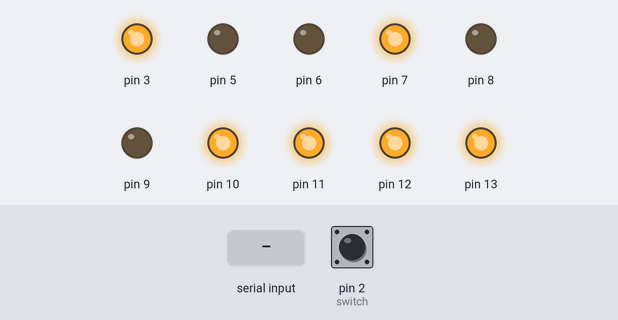
Simulated run of this sketch. Board: Arduino Uno, built with avr-gcc and run on an emulated ATmega328P. On the bench: output pins drawn as LEDs (lit = HIGH). Inputs (shaded band) come from the test bench; at power-on: pin 2 (switch) HIGH. EEPROM starts erased.

Above: at 1.2 s.
1.3 s: pin 2 (switch) pulled LOW for 0.15 s
At 2.5 s:
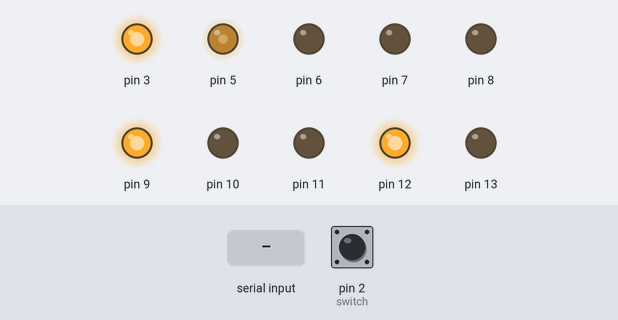
2.9 s: pin 2 (switch) pulled LOW for 1 s
At 5.0 s:
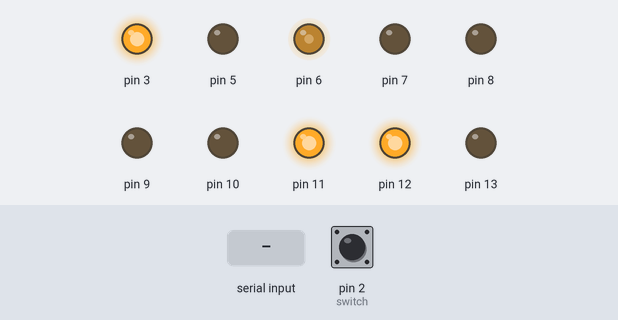
5.4 s: pin 2 (switch) pulled LOW for 0.15 s
At 6.7 s:
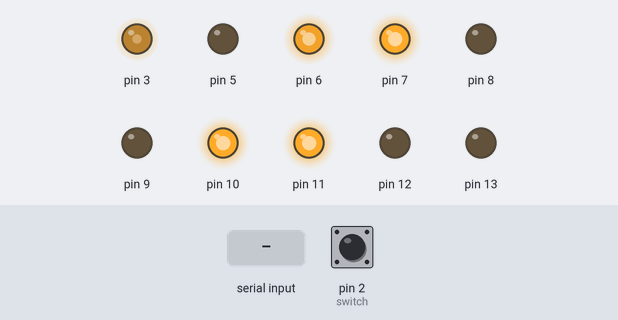
7.0 s: "1\n" received over Serial
At 7.4 s:
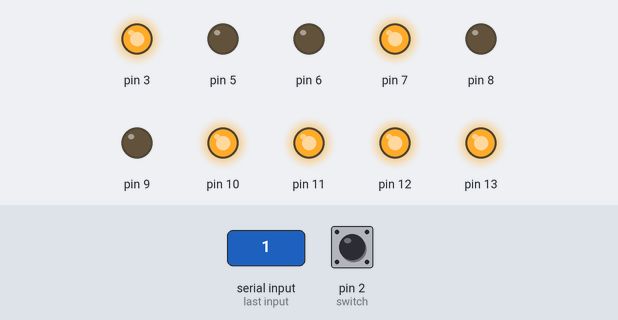
8.5 s: pin 2 (switch) pulled LOW for 3.2 s
At 12.2 s:
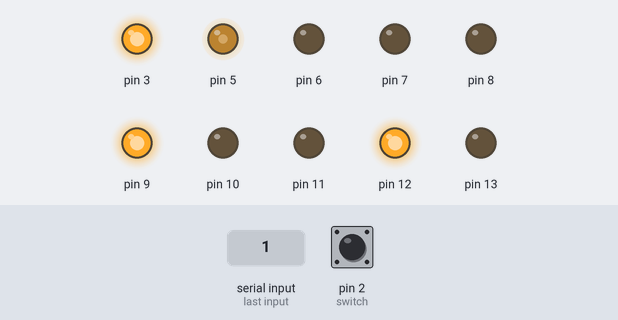
13.2 s: pin 2 (switch) pulled LOW for 0.15 s
At 14.0 s:
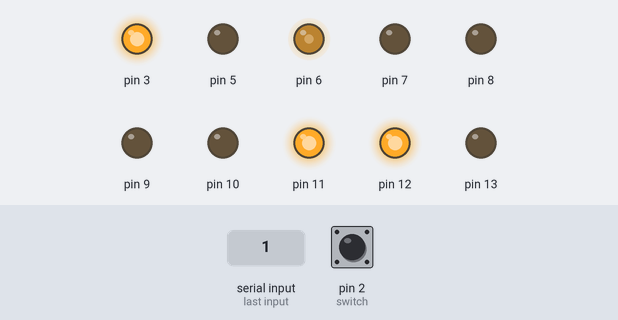
Timing chart, 0 to 15.8 s (numbered marks = the images above; inputs shaded):
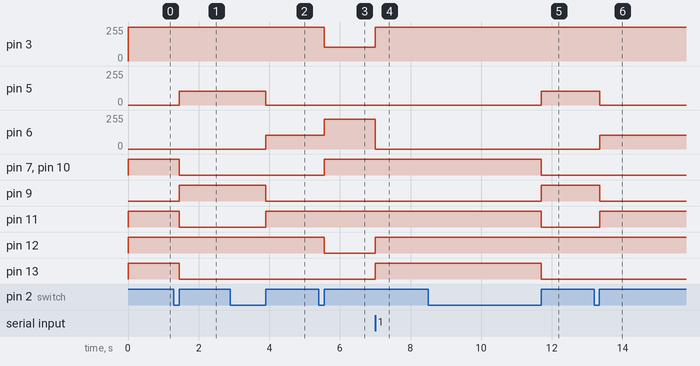

The sketch:

sketch_nov07a.ino
```cpp
#include <EEPROM.h>
int count=0;
int swBuf=0;
int seNum1=0;
int seNum2=0;

byte fndData[5][7] = {
  {1,0,0,1,1,1,1},
  {0,0,1,0,0,1,0},
  {0,0,0,0,1,1,0},
  {1,0,0,1,1,0,0},
  {0,1,0,0,1,0,0},
};
unsigned char color[5][3]=
{/*
      {0,0,255},
      {0,143,255},
      {143,0,255},
      {207,0,47},
      {255,0,0}
  */
   {255,255,0},
      {255,150,0},
      {150,255,0},
      {30,255,150},
      {0,255,255}
  };
void setup() {
   Serial.begin(9600);
   pinMode(6,OUTPUT);//r
  pinMode(5,OUTPUT);//g
  pinMode(3,OUTPUT); //b
    for(int i=7;i<=13;i++)
  {
    pinMode(i,OUTPUT);
  }//fnd
  pinMode(2,INPUT_PULLUP);//switch
  attachInterrupt(0,interrupt,RISING);

  count = EEPROM.read(0);
  if(count >= 5){
      count = 0;
    }
}
void interrupt()
{
  count++;
  if(count >= 5){
      count = 0;
    }
}
void loop() {
  // put your main code here, to run repeatedly:

    seNum1=Serial.read();
    seNum2=Serial.read();
    if(seNum1 < 57 && seNum1> 47)
  {
    if(seNum1>=48&&seNum2==10)
    {
       count=0;
      }
    else if(seNum1==49&&seNum2==48)
    {
       count=0;
      }
    else if(seNum1 == 49 && seNum2 <= 57 && seNum2 > 48)
    {
       count=1;
      }
      else if(seNum1==50 && seNum2 ==48)
    {
       count=1;
      }
      else if(seNum1 == 50 && seNum2 <= 57 && seNum2 > 48)
    {
       count=2;
      }
      else if(seNum1==51 && seNum2 ==48)
    {
       count=2;
      }
     else if(seNum1 == 51 && seNum2 <= 57 && seNum2 > 48)
    {
       count=3;
      }
      else if(seNum1==52 && seNum2 ==48)
    {
       count=3;
      }
      else if(seNum1 == 52 && seNum2 <= 57 && seNum2 > 48 )
    {
       count=4;
      }
      else if(seNum1==53 && seNum2 ==48)
    {
       count=4;
      }
  }
        displayNum(count);
        setRgbColor(color[count][0],color[count][1],color[count][2]);
        EEPROM.write(0,count);
 }
 void displayNum(byte num)
{
  for(int i =7;i<=13;i++)
  {
    digitalWrite(i,fndData[num][i-7]);
  }
}
void setRgbColor(char r,char g,char b)
{
  analogWrite(6,255-r);
  analogWrite(5,255-g);
  analogWrite(3,255-b);
 } //시리얼넘버 0~10
```

Measured:
- after the input at 1.3 s, pin 5: 0/255 → 105/255 after 0.15 s; pin 7, pin 10, pin 11, pin 13: HIGH → LOW after 0.15 s; pin 9: LOW → HIGH after 0.15 s
- after the input at 2.9 s, pin 5: 105/255 → 0/255 after 1.0 s; pin 6: 0/255 → 105/255 after 1.0 s; pin 9: HIGH → LOW after 1.0 s; pin 11: LOW → HIGH after 1.0 s
- after the input at 5.4 s, pin 3: 255/255 → 105/255 after 0.15 s; pin 6: 105/255 → 225/255 after 0.15 s; pin 7, pin 10: LOW → HIGH after 0.15 s; pin 12: HIGH → LOW after 0.15 s
- after the input at 7.0 s, pin 3: 105/255 → 255/255 at once; pin 6: 225/255 → 0/255 at once; pin 12, pin 13: LOW → HIGH at once
- after the input at 8.5 s, pin 5: 0/255 → 105/255 after 3.2 s; pin 7, pin 10, pin 11, pin 13: HIGH → LOW after 3.2 s; pin 9: LOW → HIGH after 3.2 s
- after the input at 13.2 s, pin 5: 105/255 → 0/255 after 0.15 s; pin 6: 0/255 → 105/255 after 0.15 s; pin 9: HIGH → LOW after 0.15 s; pin 11: LOW → HIGH after 0.15 s
